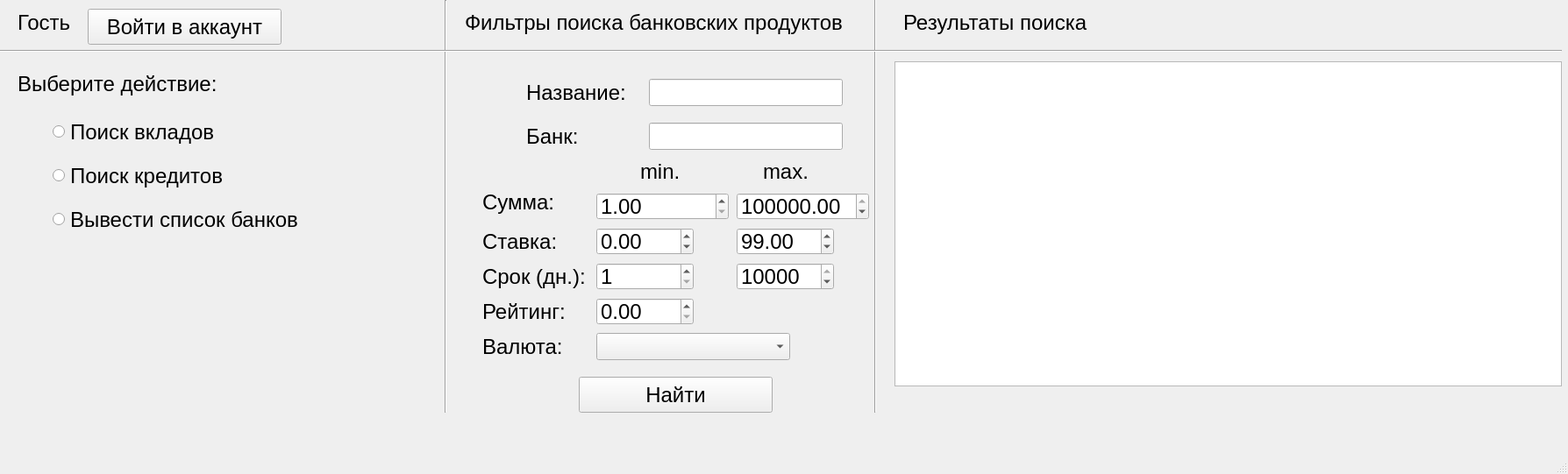
<?xml version="1.0" encoding="UTF-8"?>
<ui version="4.0">
 <class>UserWindow</class>
 <widget class="QMainWindow" name="UserWindow">
  <property name="geometry">
   <rect>
    <x>0</x>
    <y>0</y>
    <width>1788</width>
    <height>541</height>
   </rect>
  </property>
  <property name="font">
   <font>
    <pointsize>18</pointsize>
   </font>
  </property>
  <property name="windowTitle">
   <string>BankProducts Application</string>
  </property>
  <widget class="QWidget" name="centralwidget">
   <widget class="QRadioButton" name="r1">
    <property name="geometry">
     <rect>
      <x>60</x>
      <y>130</y>
      <width>281</width>
      <height>41</height>
     </rect>
    </property>
    <property name="font">
     <font>
      <pointsize>18</pointsize>
     </font>
    </property>
    <property name="text">
     <string>Поиск вкладов</string>
    </property>
   </widget>
   <widget class="QRadioButton" name="r3">
    <property name="geometry">
     <rect>
      <x>60</x>
      <y>230</y>
      <width>431</width>
      <height>41</height>
     </rect>
    </property>
    <property name="font">
     <font>
      <pointsize>18</pointsize>
     </font>
    </property>
    <property name="text">
     <string>Вывести список банков</string>
    </property>
   </widget>
   <widget class="QLabel" name="label_2">
    <property name="geometry">
     <rect>
      <x>20</x>
      <y>80</y>
      <width>251</width>
      <height>31</height>
     </rect>
    </property>
    <property name="font">
     <font>
      <pointsize>18</pointsize>
     </font>
    </property>
    <property name="text">
     <string>Выберите действие:</string>
    </property>
   </widget>
   <widget class="QPushButton" name="search">
    <property name="geometry">
     <rect>
      <x>660</x>
      <y>430</y>
      <width>221</width>
      <height>41</height>
     </rect>
    </property>
    <property name="font">
     <font>
      <pointsize>18</pointsize>
     </font>
    </property>
    <property name="text">
     <string>Найти</string>
    </property>
   </widget>
   <widget class="QLabel" name="label">
    <property name="geometry">
     <rect>
      <x>20</x>
      <y>0</y>
      <width>61</width>
      <height>51</height>
     </rect>
    </property>
    <property name="font">
     <font>
      <pointsize>18</pointsize>
     </font>
    </property>
    <property name="text">
     <string>Гость</string>
    </property>
   </widget>
   <widget class="QRadioButton" name="r2">
    <property name="geometry">
     <rect>
      <x>60</x>
      <y>180</y>
      <width>351</width>
      <height>41</height>
     </rect>
    </property>
    <property name="font">
     <font>
      <pointsize>18</pointsize>
     </font>
    </property>
    <property name="text">
     <string>Поиск кредитов</string>
    </property>
   </widget>
   <widget class="Line" name="line">
    <property name="geometry">
     <rect>
      <x>500</x>
      <y>0</y>
      <width>16</width>
      <height>471</height>
     </rect>
    </property>
    <property name="font">
     <font>
      <pointsize>18</pointsize>
     </font>
    </property>
    <property name="orientation">
     <enum>Qt::Vertical</enum>
    </property>
   </widget>
   <widget class="QTableWidget" name="tableWidget">
    <property name="geometry">
     <rect>
      <x>1020</x>
      <y>70</y>
      <width>761</width>
      <height>371</height>
     </rect>
    </property>
    <property name="font">
     <font>
      <pointsize>18</pointsize>
     </font>
    </property>
   </widget>
   <widget class="QLabel" name="label_10">
    <property name="geometry">
     <rect>
      <x>1030</x>
      <y>10</y>
      <width>221</width>
      <height>31</height>
     </rect>
    </property>
    <property name="font">
     <font>
      <pointsize>18</pointsize>
     </font>
    </property>
    <property name="text">
     <string>Результаты поиска</string>
    </property>
   </widget>
   <widget class="QLabel" name="label_3">
    <property name="geometry">
     <rect>
      <x>530</x>
      <y>-10</y>
      <width>451</width>
      <height>71</height>
     </rect>
    </property>
    <property name="font">
     <font>
      <pointsize>18</pointsize>
     </font>
    </property>
    <property name="text">
     <string>Фильтры поиска банковских продуктов</string>
    </property>
   </widget>
   <widget class="Line" name="line_3">
    <property name="geometry">
     <rect>
      <x>990</x>
      <y>-10</y>
      <width>16</width>
      <height>481</height>
     </rect>
    </property>
    <property name="font">
     <font>
      <pointsize>18</pointsize>
     </font>
    </property>
    <property name="orientation">
     <enum>Qt::Vertical</enum>
    </property>
   </widget>
   <widget class="Line" name="line_2">
    <property name="geometry">
     <rect>
      <x>0</x>
      <y>50</y>
      <width>1781</width>
      <height>16</height>
     </rect>
    </property>
    <property name="font">
     <font>
      <pointsize>18</pointsize>
     </font>
    </property>
    <property name="orientation">
     <enum>Qt::Horizontal</enum>
    </property>
   </widget>
   <widget class="QPushButton" name="auth">
    <property name="geometry">
     <rect>
      <x>100</x>
      <y>10</y>
      <width>221</width>
      <height>41</height>
     </rect>
    </property>
    <property name="font">
     <font>
      <pointsize>18</pointsize>
     </font>
    </property>
    <property name="text">
     <string>Войти в аккаунт</string>
    </property>
   </widget>
   <widget class="QLineEdit" name="nameEdit">
    <property name="geometry">
     <rect>
      <x>740</x>
      <y>90</y>
      <width>221</width>
      <height>31</height>
     </rect>
    </property>
   </widget>
   <widget class="QLineEdit" name="bankEdit">
    <property name="geometry">
     <rect>
      <x>740</x>
      <y>140</y>
      <width>221</width>
      <height>31</height>
     </rect>
    </property>
   </widget>
   <widget class="QLabel" name="label_4">
    <property name="geometry">
     <rect>
      <x>730</x>
      <y>170</y>
      <width>61</width>
      <height>51</height>
     </rect>
    </property>
    <property name="font">
     <font>
      <pointsize>18</pointsize>
     </font>
    </property>
    <property name="text">
     <string>min.</string>
    </property>
   </widget>
   <widget class="QLabel" name="label_5">
    <property name="geometry">
     <rect>
      <x>870</x>
      <y>170</y>
      <width>61</width>
      <height>51</height>
     </rect>
    </property>
    <property name="font">
     <font>
      <pointsize>18</pointsize>
     </font>
    </property>
    <property name="text">
     <string>max.</string>
    </property>
   </widget>
   <widget class="QLabel" name="label_6">
    <property name="geometry">
     <rect>
      <x>550</x>
      <y>210</y>
      <width>101</width>
      <height>41</height>
     </rect>
    </property>
    <property name="font">
     <font>
      <pointsize>18</pointsize>
     </font>
    </property>
    <property name="text">
     <string>Сумма:</string>
    </property>
   </widget>
   <widget class="QLabel" name="label_7">
    <property name="geometry">
     <rect>
      <x>550</x>
      <y>260</y>
      <width>101</width>
      <height>31</height>
     </rect>
    </property>
    <property name="font">
     <font>
      <pointsize>18</pointsize>
     </font>
    </property>
    <property name="text">
     <string>Ставка:</string>
    </property>
   </widget>
   <widget class="QLabel" name="label_8">
    <property name="geometry">
     <rect>
      <x>550</x>
      <y>300</y>
      <width>121</width>
      <height>31</height>
     </rect>
    </property>
    <property name="font">
     <font>
      <pointsize>18</pointsize>
     </font>
    </property>
    <property name="text">
     <string>Срок (дн.):</string>
    </property>
   </widget>
   <widget class="QLabel" name="label_9">
    <property name="geometry">
     <rect>
      <x>550</x>
      <y>340</y>
      <width>101</width>
      <height>31</height>
     </rect>
    </property>
    <property name="font">
     <font>
      <pointsize>18</pointsize>
     </font>
    </property>
    <property name="text">
     <string>Рейтинг:</string>
    </property>
   </widget>
   <widget class="QLabel" name="label_11">
    <property name="geometry">
     <rect>
      <x>600</x>
      <y>90</y>
      <width>131</width>
      <height>31</height>
     </rect>
    </property>
    <property name="font">
     <font>
      <pointsize>18</pointsize>
     </font>
    </property>
    <property name="text">
     <string>Название:</string>
    </property>
   </widget>
   <widget class="QLabel" name="label_12">
    <property name="geometry">
     <rect>
      <x>600</x>
      <y>140</y>
      <width>101</width>
      <height>31</height>
     </rect>
    </property>
    <property name="font">
     <font>
      <pointsize>18</pointsize>
     </font>
    </property>
    <property name="text">
     <string>Банк:</string>
    </property>
   </widget>
   <widget class="QDoubleSpinBox" name="min_sum">
    <property name="geometry">
     <rect>
      <x>680</x>
      <y>220</y>
      <width>151</width>
      <height>31</height>
     </rect>
    </property>
    <property name="minimum">
     <double>1.000000000000000</double>
    </property>
    <property name="maximum">
     <double>100000000.000000000000000</double>
    </property>
    <property name="singleStep">
     <double>10000.000000000000000</double>
    </property>
    <property name="value">
     <double>1.000000000000000</double>
    </property>
   </widget>
   <widget class="QDoubleSpinBox" name="max_sum">
    <property name="geometry">
     <rect>
      <x>840</x>
      <y>220</y>
      <width>151</width>
      <height>31</height>
     </rect>
    </property>
    <property name="minimum">
     <double>1.000000000000000</double>
    </property>
    <property name="maximum">
     <double>100000000.000000000000000</double>
    </property>
    <property name="singleStep">
     <double>10000.000000000000000</double>
    </property>
    <property name="value">
     <double>100000000.000000000000000</double>
    </property>
   </widget>
   <widget class="QDoubleSpinBox" name="min_rate">
    <property name="geometry">
     <rect>
      <x>680</x>
      <y>260</y>
      <width>111</width>
      <height>31</height>
     </rect>
    </property>
    <property name="minimum">
     <double>-99.989999999999995</double>
    </property>
   </widget>
   <widget class="QDoubleSpinBox" name="max_rate">
    <property name="geometry">
     <rect>
      <x>840</x>
      <y>260</y>
      <width>111</width>
      <height>31</height>
     </rect>
    </property>
    <property name="minimum">
     <double>-99.989999999999995</double>
    </property>
    <property name="value">
     <double>99.000000000000000</double>
    </property>
   </widget>
   <widget class="QSpinBox" name="min_time">
    <property name="geometry">
     <rect>
      <x>680</x>
      <y>300</y>
      <width>111</width>
      <height>31</height>
     </rect>
    </property>
    <property name="minimum">
     <number>1</number>
    </property>
    <property name="maximum">
     <number>10000</number>
    </property>
    <property name="singleStep">
     <number>10</number>
    </property>
   </widget>
   <widget class="QSpinBox" name="max_time">
    <property name="geometry">
     <rect>
      <x>840</x>
      <y>300</y>
      <width>111</width>
      <height>31</height>
     </rect>
    </property>
    <property name="minimum">
     <number>1</number>
    </property>
    <property name="maximum">
     <number>10000</number>
    </property>
    <property name="singleStep">
     <number>10</number>
    </property>
    <property name="value">
     <number>10000</number>
    </property>
   </widget>
   <widget class="QDoubleSpinBox" name="min_rating">
    <property name="geometry">
     <rect>
      <x>680</x>
      <y>340</y>
      <width>111</width>
      <height>31</height>
     </rect>
    </property>
    <property name="maximum">
     <double>5.000000000000000</double>
    </property>
    <property name="singleStep">
     <double>1.000000000000000</double>
    </property>
   </widget>
   <widget class="QLabel" name="label_19">
    <property name="geometry">
     <rect>
      <x>550</x>
      <y>380</y>
      <width>101</width>
      <height>31</height>
     </rect>
    </property>
    <property name="font">
     <font>
      <pointsize>18</pointsize>
     </font>
    </property>
    <property name="text">
     <string>Валюта:</string>
    </property>
   </widget>
   <widget class="QComboBox" name="cur_type">
    <property name="geometry">
     <rect>
      <x>680</x>
      <y>380</y>
      <width>221</width>
      <height>31</height>
     </rect>
    </property>
   </widget>
  </widget>
  <widget class="QMenuBar" name="menubar">
   <property name="geometry">
    <rect>
     <x>0</x>
     <y>0</y>
     <width>1788</width>
     <height>33</height>
    </rect>
   </property>
  </widget>
  <widget class="QStatusBar" name="statusbar"/>
 </widget>
 <resources/>
 <connections/>
</ui>
